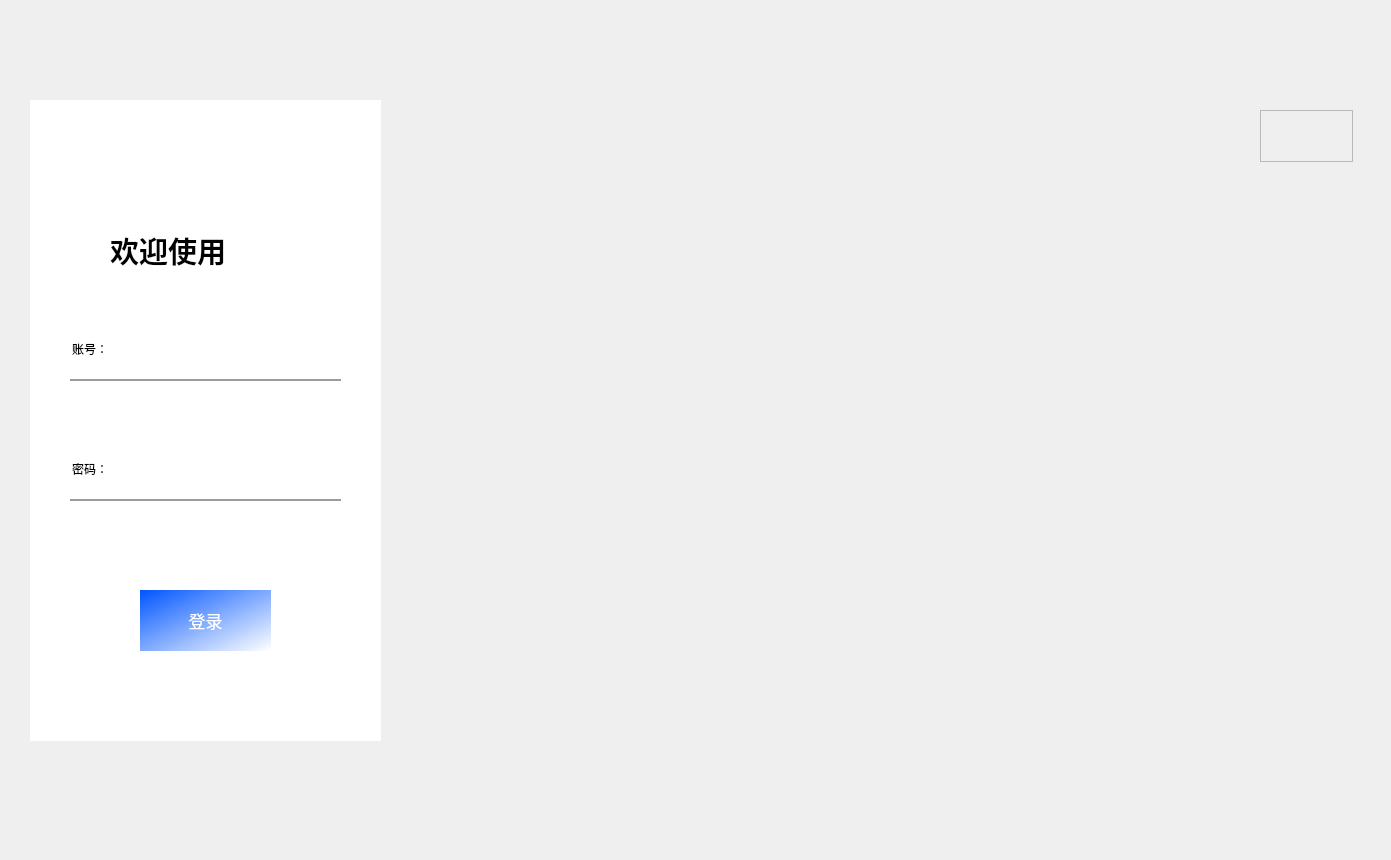
<?xml version="1.0" encoding="UTF-8"?>
<ui version="4.0">
 <class>MainWindow</class>
 <widget class="QMainWindow" name="MainWindow">
  <property name="geometry">
   <rect>
    <x>0</x>
    <y>0</y>
    <width>1391</width>
    <height>860</height>
   </rect>
  </property>
  <property name="windowTitle">
   <string>MainWindow</string>
  </property>
  <widget class="QWidget" name="centralwidget">
   <widget class="QLabel" name="label">
    <property name="geometry">
     <rect>
      <x>30</x>
      <y>100</y>
      <width>351</width>
      <height>641</height>
     </rect>
    </property>
    <property name="styleSheet">
     <string notr="true">background-color: rgb(255, 255, 255);</string>
    </property>
    <property name="text">
     <string/>
    </property>
   </widget>
   <widget class="QLabel" name="label_2">
    <property name="geometry">
     <rect>
      <x>380</x>
      <y>100</y>
      <width>981</width>
      <height>641</height>
     </rect>
    </property>
    <property name="styleSheet">
     <string notr="true">border-image: url(:/images/初始界面用/图片3.png);</string>
    </property>
    <property name="text">
     <string/>
    </property>
   </widget>
   <widget class="QLabel" name="label_3">
    <property name="geometry">
     <rect>
      <x>110</x>
      <y>200</y>
      <width>181</width>
      <height>101</height>
     </rect>
    </property>
    <property name="font">
     <font>
      <family>幼圆</family>
      <pointsize>22</pointsize>
      <weight>75</weight>
      <bold>true</bold>
     </font>
    </property>
    <property name="text">
     <string>欢迎使用</string>
    </property>
    <property name="textFormat">
     <enum>Qt::PlainText</enum>
    </property>
   </widget>
   <widget class="QLineEdit" name="lineEdit">
    <property name="geometry">
     <rect>
      <x>70</x>
      <y>320</y>
      <width>271</width>
      <height>61</height>
     </rect>
    </property>
    <property name="font">
     <font>
      <family>幼圆</family>
     </font>
    </property>
    <property name="styleSheet">
     <string notr="true">border:none;
border-bottom:2px solid rgba(0,0,0,100);
background-color: rgba(0,0,0,0);</string>
    </property>
    <property name="inputMask">
     <string>账号：</string>
    </property>
   </widget>
   <widget class="QLineEdit" name="lineEdit_2">
    <property name="geometry">
     <rect>
      <x>70</x>
      <y>440</y>
      <width>271</width>
      <height>61</height>
     </rect>
    </property>
    <property name="font">
     <font>
      <family>幼圆</family>
     </font>
    </property>
    <property name="styleSheet">
     <string notr="true">border:none;
border-bottom:2px solid rgba(0,0,0,100);
background-color: rgba(0,0,0,0);</string>
    </property>
    <property name="inputMask">
     <string>密码：</string>
    </property>
    <property name="text">
     <string>密码：</string>
    </property>
    <property name="echoMode">
     <enum>QLineEdit::Normal</enum>
    </property>
   </widget>
   <widget class="QPushButton" name="pushButton">
    <property name="geometry">
     <rect>
      <x>140</x>
      <y>590</y>
      <width>131</width>
      <height>61</height>
     </rect>
    </property>
    <property name="font">
     <font>
      <family>幼圆</family>
      <pointsize>13</pointsize>
     </font>
    </property>
    <property name="styleSheet">
     <string notr="true">QPushButton{
background-color: qlineargradient(spread:pad, x1:0, y1:0, x2:1, y2:1, stop:0 rgba(0, 85, 255, 255), stop:1 rgba(255, 255, 255, 255));
color:rgb(255,255,255);
border:none;
}
QPushButton:pressed{
	padding-left:5px;
	padding-top:5px;
}</string>
    </property>
    <property name="text">
     <string>登录</string>
    </property>
   </widget>
   <widget class="QFrame" name="frame">
    <property name="geometry">
     <rect>
      <x>1260</x>
      <y>110</y>
      <width>93</width>
      <height>52</height>
     </rect>
    </property>
    <property name="styleSheet">
     <string notr="true">QPushButton{
	border:none;
}
QPushButton:hover{
	padding-bottom:5px;
}</string>
    </property>
    <property name="frameShape">
     <enum>QFrame::StyledPanel</enum>
    </property>
    <property name="frameShadow">
     <enum>QFrame::Raised</enum>
    </property>
    <layout class="QHBoxLayout" name="horizontalLayout">
     <item>
      <widget class="QPushButton" name="pushButton_2">
       <property name="text">
        <string/>
       </property>
       <property name="icon">
        <iconset resource="../res.qrc">
         <normaloff>:/icons/初始界面用/minus.png</normaloff>:/icons/初始界面用/minus.png</iconset>
       </property>
      </widget>
     </item>
     <item>
      <widget class="QPushButton" name="pushButton_3">
       <property name="text">
        <string/>
       </property>
       <property name="icon">
        <iconset resource="../res.qrc">
         <normaloff>:/icons/初始界面用/close.png</normaloff>:/icons/初始界面用/close.png</iconset>
       </property>
      </widget>
     </item>
    </layout>
   </widget>
  </widget>
 </widget>
 <resources>
  <include location="../res.qrc"/>
 </resources>
 <connections>
  <connection>
   <sender>pushButton_3</sender>
   <signal>clicked()</signal>
   <receiver>MainWindow</receiver>
   <slot>close()</slot>
   <hints>
    <hint type="sourcelabel">
     <x>1321</x>
     <y>130</y>
    </hint>
    <hint type="destinationlabel">
     <x>1353</x>
     <y>51</y>
    </hint>
   </hints>
  </connection>
  <connection>
   <sender>pushButton_2</sender>
   <signal>clicked()</signal>
   <receiver>MainWindow</receiver>
   <slot>showMinimized()</slot>
   <hints>
    <hint type="sourcelabel">
     <x>1284</x>
     <y>134</y>
    </hint>
    <hint type="destinationlabel">
     <x>1252</x>
     <y>63</y>
    </hint>
   </hints>
  </connection>
 </connections>
</ui>
